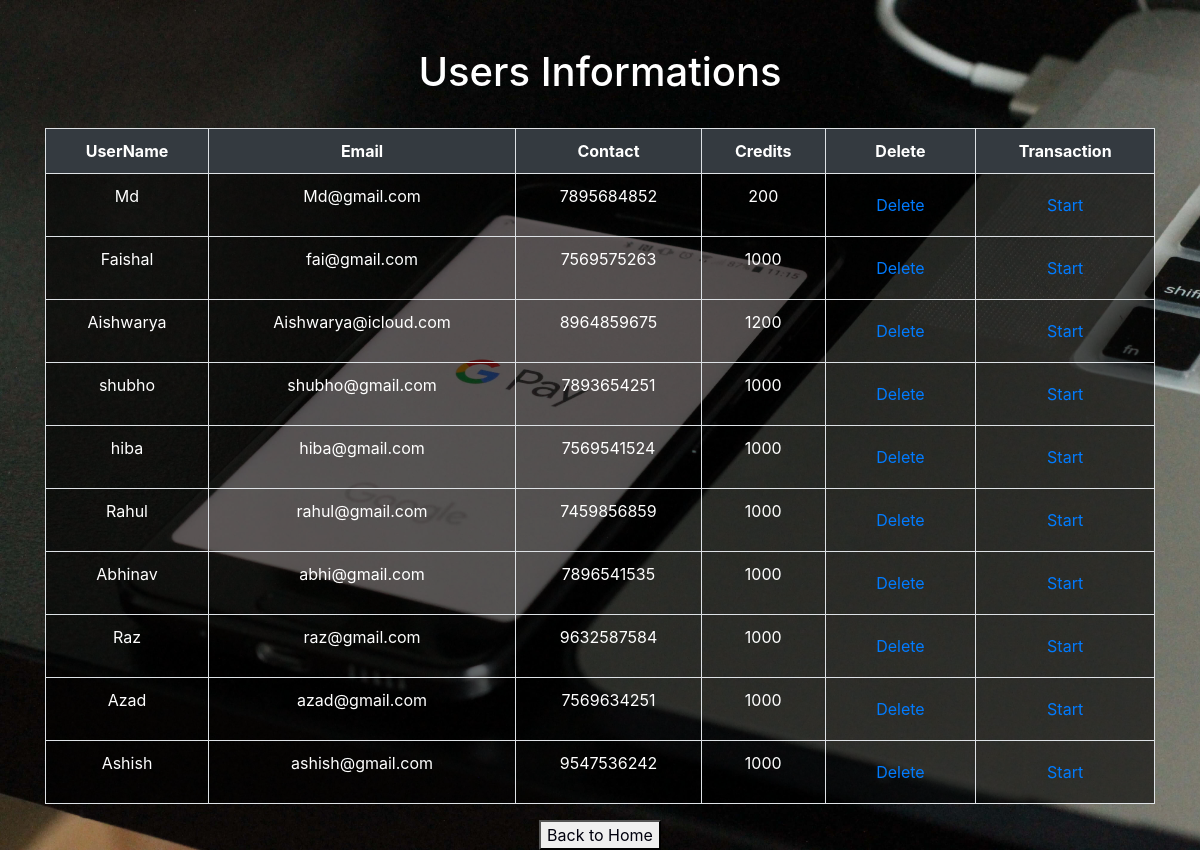
The page /allusers.php on the database its author committed.
### tables this page shows
CREATE TABLE `users` (
  `id` int(11) NOT NULL,
  `UserName` varchar(255) NOT NULL,
  `Email` varchar(255) NOT NULL,
  `Contact` varchar(255) NOT NULL,
  `Credits` varchar(255) NOT NULL
);

### allusers.php (the view, shortened to what this page needs)
<html>
    <head>
  <link rel="stylesheet" href="https://maxcdn.bootstrapcdn.com/bootstrap/4.5.2/css/bootstrap.min.css">
    </head>
    <body>
        <div class="container">
        <div class="col-log-12">
            <br><br>
            <h1 class="text-white text-center ">Users Informations</h1>
            <table   class="table table-striped table-hover table-bordered"><br>
                <tr class="bg-dark text-white text-center">
                    <th>UserName</th>
                    <th>Email</th>
                    <th>Contact</th>
                    <th>Credits</th>
                    <th>Delete</th>
                    <th>Transaction</th>
                </tr>
                    <?php
    include 'connection.php';
        $q="select * from users";
        $query = mysqli_query($con,$q);
        while($res = mysqli_fetch_array($query))
        {
?>
                <tr style="color:white;background-color: rgba(0,0,0,.6);"      class="text-center">
                    <td> <?php echo $res['UserName'] ;?></td>
                    <td><?php echo $res['Email'] ;?></td>
                    <td><?php echo $res['Contact'] ;?></td>
                    <td><?php echo $res['Credits'] ;?></td>
                    <td> <button class="btn-yellow btn"> <a href="delete.php?id= <?php echo $res['id'] ;?>"class="text-red">Delete</a></button></td>
                    <td> <button class="btn-yellow btn"> <a href="credit.php?id= <?php echo $res['id'] ;?>"class="text-red">Start</a></button></td>
                </tr>
                <?php
                    }
                ?>
            </table>
        </div>
        </div>
        <div class="center" style="text-align: center" >
              <button> <a href="index.php" style="color:#00000d;" style="text-decoration: none">Back to Home</a> </button>
        </div>
    </body>
</html>

### allusers.php (style rules this page uses)
body { background-image: url("unsplash5.jpg"); background-repeat: no-repeat; background-attachment: fixed; background-size: cover; }

### rows shown on the page
users: UserName "Md", Email "Md@gmail.com", Contact "7895684852", Credits "200"
users: UserName "Faishal", Email "fai@gmail.com", Contact "7569575263", Credits "1000"
users: UserName "Aishwarya", Email "Aishwarya@icloud.com", Contact "8964859675", Credits "1200"
users: UserName "shubho", Email "shubho@gmail.com", Contact "7893654251", Credits "1000"
users: UserName "hiba", Email "hiba@gmail.com", Contact "7569541524", Credits "1000"
users: UserName "Rahul", Email "rahul@gmail.com", Contact "7459856859", Credits "1000"
users: UserName "Abhinav", Email "abhi@gmail.com", Contact "7896541535", Credits "1000"
users: UserName "Raz", Email "raz@gmail.com", Contact "9632587584", Credits "1000"
users: UserName "Azad", Email "azad@gmail.com", Contact "7569634251", Credits "1000"
users: UserName "Ashish", Email "ashish@gmail.com", Contact "9547536242", Credits "1000"
